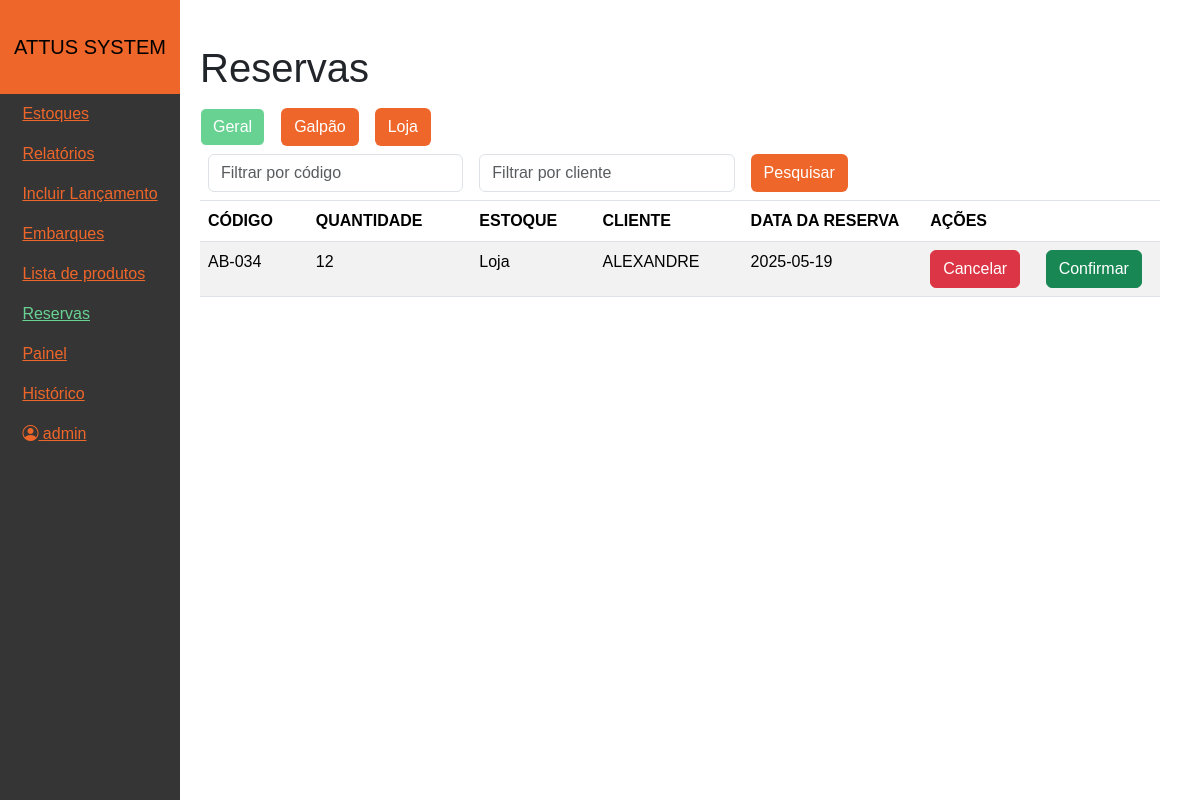
/reservas (signed in), run on an earlier commit of the app's database.
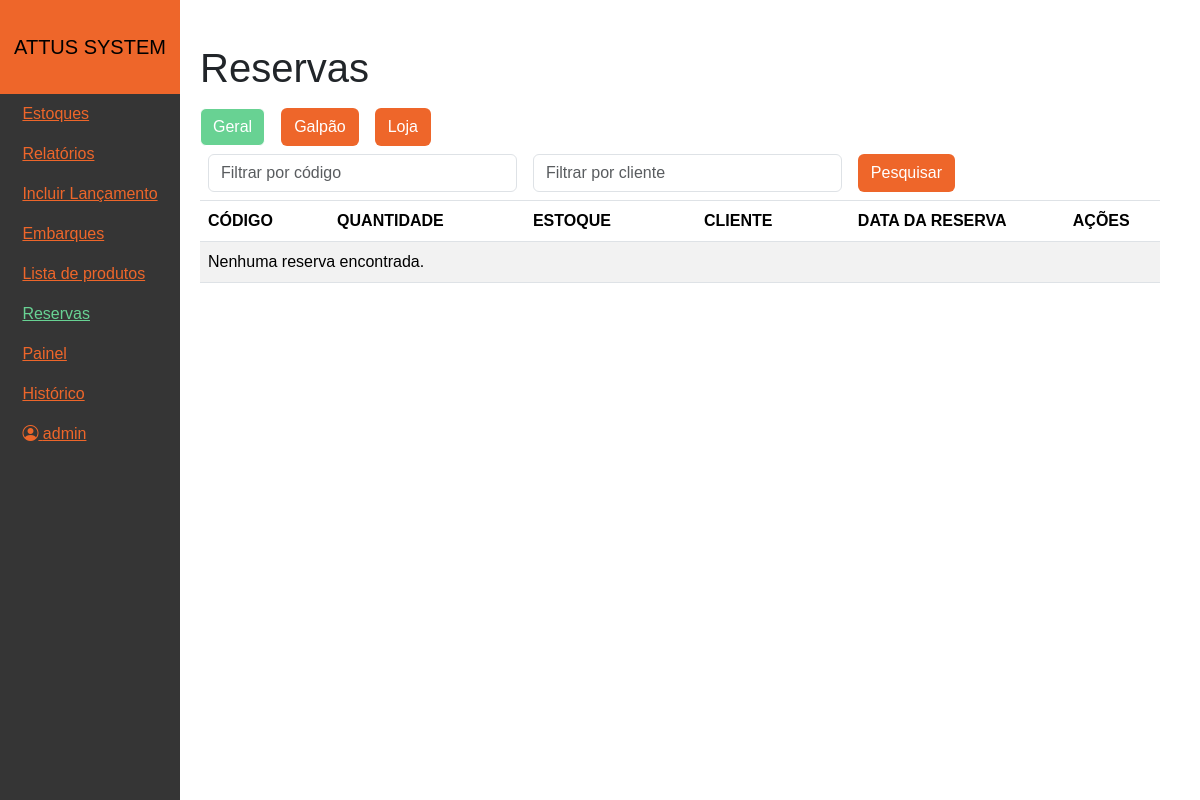
And on a later commit of the database.
### tables this page shows
CREATE TABLE `stocks` (
  `ID` int NOT NULL AUTO_INCREMENT,
  `name` varchar(15) NOT NULL,
  PRIMARY KEY (`ID`),
  UNIQUE KEY `name` (`name`)
);

CREATE TABLE `reserves` (
  `ID` int NOT NULL AUTO_INCREMENT,
  `product_ID` int NOT NULL,
  `stock_ID` int NOT NULL,
  `quantity` int NOT NULL,
  `client_name` varchar(40) NOT NULL,
  `rescue_date` date NOT NULL,
  `observation` text,
  `confirmed` tinyint(1) NOT NULL DEFAULT '0',
  `created_at` datetime NOT NULL DEFAULT CURRENT_TIMESTAMP,
  `updated_at` datetime NOT NULL DEFAULT CURRENT_TIMESTAMP ON UPDATE CURRENT_TIMESTAMP,
  PRIMARY KEY (`ID`),
  KEY `product_ID` (`product_ID`),
  KEY `stock_ID` (`stock_ID`)
);

CREATE TABLE `products` (
  `ID` int NOT NULL AUTO_INCREMENT,
  `code` varchar(30) NOT NULL,
  `description` varchar(255) DEFAULT NULL,
  `chinese_description` varchar(255) DEFAULT NULL,
  `importer` varchar(30) NOT NULL,
  `ean` varchar(13) DEFAULT NULL,
  `is_active` tinyint(1) DEFAULT '1',
  `created_at` timestamp NOT NULL DEFAULT CURRENT_TIMESTAMP,
  `giro_percentual` float unsigned zerofill DEFAULT NULL,
  PRIMARY KEY (`ID`)
);

### Controllers/_Viewer.php (called while the page is built)
<?php
class _Viewer
{
    public function view($view, $data = [])
    {
        extract($data);
        require_once "Views/$view.php";
    }
}

### Controllers/ReservasController.php (called while the page is built, shortened)
<?php
require_once "Models/Estoque.php";
require_once "Models/Lancamento.php";
class ReservasController extends _Controller
{
    private $estoquesModel = null;
    private $lancamentoModel = null;
    public function __construct()
    {
        parent::__construct("Reservas");
        $this->estoquesModel = new Estoque();
        $this->lancamentoModel = new Lancamento();
    }
    public function index()
    {
        $page = 1;
        $where = "`confirmed` = 0 ";
        $stocks = $this->estoquesModel->getAll();
        $dados = $this->lancamentoModel->getAllReserves($page, 50, $where);
        $this->view("Reservas", [
            "stocks" => $stocks,
            "reserves" => $dados["reserves"],
            "pageCount" => $dados["pageCount"]
        ]);
    }
}

### Models/Database.php (called while the page is built, shortened)
<?php
class Database
{
    private static $host;
    private static $username;
    private static $password;
    private static $dbname;
    private $conn;
    private static $instance = null;
    public function __construct()
    {
        self::$host = ConfigManager::$DATABASE_HOST;
        self::$username = ConfigManager::$DATABASE_USERNAME;
        self::$password = ConfigManager::$DATABASE_PASSWORD;
        self::$dbname = ConfigManager::$DATABASE_NAME;
        $this->conn = new mysqli(self::$host, self::$username, self::$password, self::$dbname);
    }
    public static function getInstance()
    {
        if (self::$instance === null) {
            self::$instance = new self();
        }
        return self::$instance;
    }
    public function query($sql)
    {
        return $this->conn->query($sql);
    }
    public function prepare($sql)
    {
        return $this->conn->prepare($sql);
    }
}

### Models/Model.php (called while the page is built, shortened)
<?php
require_once "Models/Database.php";
class Model
{
    public function __construct()
    {
        $this->db = Database::getInstance();
    }
}

### Models/Estoque.php (called while the page is built, shortened)
<?php
require_once "Models/Model.php";
class Estoque extends Model
{
    public function getAll()
    {
        $sql = "SELECT * FROM `stocks`";
        return $this->db->query($sql);
    }
}

### Models/User.php (called while the page is built, shortened)
<?php
require_once "Models/Model.php";
class User extends Model
{
    public function getUserById($id)
    {
        $sql = "SELECT * FROM `users` WHERE `id` = ?";
        $stmt = $this->db->prepare($sql);
        $stmt->bind_param("i", $id);
        $stmt->execute();
        $result = $stmt->get_result();
        return $result->fetch_assoc();
    }
    public function getGroupsPermissions($group_ID)
    {
        $sql = "SELECT * FROM `controllers`";
        $stmt = $this->db->prepare($sql);
        $stmt->execute();
        $result = $stmt->get_result();
        $controllers = [];
        while ($row = $result->fetch_assoc()) {
            $controllers[] = $row;
        }
        if ($group_ID == 1) {
            $permissions = [];
            foreach ($controllers as $controller) {
                $permissions[$controller["name"]] = [
                    "read" => true,
                    "write" => true,
                    "delete" => true,
                    "edit" => true,
                    "controller" => $controller["name"],
                    "ID" => $controller["ID"]
                ];
            }
            return $permissions;
        }
        $permissions = [];
        return $permissions;
    }
}

### Managers/UserPermissionManager.php (called while the page is built, shortened)
<?php
require_once "Models/User.php";
class UserPermissionManager
{
    public function __construct($userId)
    {
        $userModel = new User();
        $user = $userModel->getUserById($userId);
        $this->user = $user;
        $permissions = $userModel->getGroupsPermissions($this->user["group_ID"]);
    }
}

### Controllers/_Controller.php (called while the page is built, shortened)
<?php
require_once "Managers/UserPermissionManager.php";
require_once "Controllers/_Viewer.php";
class _Controller extends _Viewer
{
    public function __construct($controller_name = null)
    {
        $user = AuthManager::getUser();
        $this->userPermissionManager = new UserPermissionManager($user['id']);
    }
}

### Models/Lancamento.php (called while the page is built, shortened)
<?php
require_once "Models/Database.php";
class Lancamento
{
    private $db;
    public function __construct($db = null)
    {
        if ($db) {
            $this->db = $db;
        } else {
            $this->db = new Database();
        }
    }
    public function getAllReserves(int $page = 1, int $limit = 50, $where = 1)
    {
        $offset = ($page - 1) * $limit;
        $sql = "SELECT
                r.*,
                p.code AS code,
                s.name AS origin_container
            FROM
                reserves AS r
            INNER JOIN
                products AS p ON r.product_ID = p.ID
            INNER JOIN
                stocks AS s ON r.stock_ID = s.ID
            WHERE
                $where
            ORDER BY
                r.created_at DESC
            LIMIT
                $limit OFFSET $offset";
        $reserves = $this->db->query($sql);
        $pageCountSql = "SELECT COUNT(*) AS count
            FROM reserves r
            INNER JOIN products p ON r.product_ID = p.ID
         WHERE $where";
        $pageCount = $this->db->query($pageCountSql)->fetch_assoc()['count'];
        $pageCount = ceil($pageCount / $limit);
        return [
            "reserves" => $reserves,
            "pageCount" => $pageCount
        ];
    }
}

### Views/Reservas.php (the view, shortened to what the changed rows need)
<?php
$pageTitle = "Reservas";
?>
<?php require "Components/Header.php" ?>
<main>
    <h1 class="mt-4 mb-3"><?= $pageTitle ?></h1>
    <div class="d-flex gap-3">
        <?php
        if (isset($stocks) && $stocks->num_rows > 0) {
            while ($estoque = $stocks->fetch_assoc()) {
                $name = $estoque["name"];
                $ID = $estoque["ID"];
                $active = (isset($_GET["estoque"]) && $_GET["estoque"] == "$ID" ? "active" : "");
                ?>
                <form method='get'>
                    <button type='submit' class='btn btn-custom <?= $active ?>'><?= $name ?></button>
                </form>
                <?php
            }
        }
        ?>
    </div>
    <form method="get" class="table-responsive" style="max-height: 60vh; overflow-y: auto;">
        <table class="table table-striped">
            <thead class="thead-dark" style="position: sticky; top: 0; z-index: 1000">
                <tr>
                    <th colspan="2"><input type="search" class="form-control" name="code"
                            placeholder="Filtrar por código" value="<?= isset($_GET["code"]) ? $_GET["code"] : "" ?>">
                    </th>
                    <th colspan="2"><input type="search" class="form-control" name="client"
                            placeholder="Filtrar por cliente"
                            value="<?= isset($_GET["client"]) ? $_GET["client"] : "" ?>"></th>
                    <th><button type="submit" class="btn btn-custom">Pesquisar</button></th>
                    <th colspan="3"></th>
                </tr>
                <tr>
                    <th>CÓDIGO</th>
                    <th>QUANTIDADE</th>
                    <th>ESTOQUE</th>
                    <th>CLIENTE</th>
                    <th>DATA DA RESERVA</th>
                    <th colspan="2">AÇÕES</th>
                </tr>
            </thead>
            <tbody>
                <?php
                if (isset($reserves) && $reserves->num_rows > 0) {
                    while ($row = $reserves->fetch_assoc()) {
                        ?>
                        <tr>
                            <td><?= $row['code'] ?></td>
                            <td><?= $row['quantity'] ?></td>
                            <td><?= $row['origin_container'] ?></td>
                            <td><?= $row['client_name'] ?></td>
                            <td><?= $row['rescue_date'] ?></td>
                            <td>
                                <button type='button' class='btn btn-danger cancel-reserve' data-id='<?= $row['ID'] ?>'
                                    data-bs-toggle='modal' data-bs-target='#cancelModal'>Cancelar</button>
                            </td>
                            <td>
                                <button type='button' class='btn btn-success confirm-reserve' data-id='<?= $row['ID'] ?>'
                                    data-bs-toggle='modal' data-bs-target='#confirmModal'>Confirmar</button>
                            </td>
                        </tr>
                        <?php
                    }
                } else {
                    ?>
                    <tr>
                        <td colspan='7'>Nenhuma reserva encontrada.</td>
                    </tr>
                    <?php
                }
                ?>
            </tbody>
        </table>
    </form>
</main>
<?php
include "Components/Template.php";
?>

What changed in the data, as far as the page shows it:
removed reserves: product_ID.code "AB-034", quantity "12", stock_ID.name "Loja", client_name "ALEXANDRE", rescue_date "2025-05-19"
Also different on the page:
text now shown: "Nenhuma reserva encontrada."
